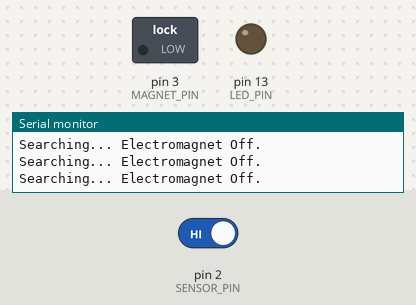
The sketch below on a simulated Arduino Uno, built with avr-gcc and run on an emulated ATmega328P. Shown: switched loads named in the sketch (green lamp = pin HIGH), output pins drawn as LEDs (lit = HIGH), the last lines printed to the serial monitor. The test bench sets the inputs (shaded band); at power-on: pin 2 (SENSOR_PIN) HIGH.

Above: at 1.2 s.
1.3 s: pin 2 (SENSOR_PIN) driven LOW
At 2.3 s:
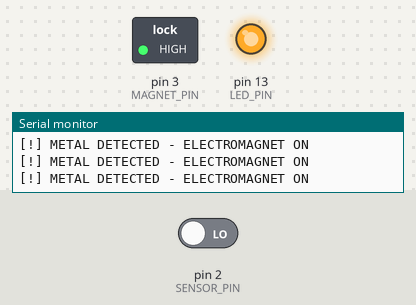
2.8 s: pin 2 (SENSOR_PIN) driven HIGH
At 3.6 s:
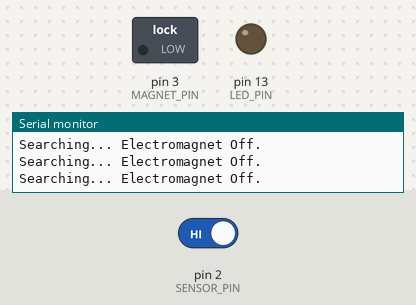
Timing chart, 0 to 5.8 s (numbered marks = the images above; inputs shaded):
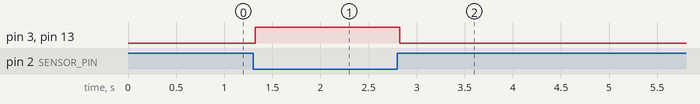

Measured:
- after the input at 1.3 s, pin 3 (MAGNET_PIN), pin 13 (LED_PIN): LOW → HIGH at once
- after the input at 2.8 s, pin 3 (MAGNET_PIN), pin 13 (LED_PIN): HIGH → LOW at once

The sketch:

inductiveandelectro.ino
```cpp
// Define Pin Allocations
const int SENSOR_PIN = 2; // Row 11: Heschen Proximity Sensor Input
const int LED_PIN = 13;   // Row 20: Breadboard LED Output
const int MAGNET_PIN = 3; // Keyestudio 'S' (Signal) Pin Input

void setup() {
  pinMode(SENSOR_PIN, INPUT);   // Read sensor state
  pinMode(LED_PIN, OUTPUT);      // Drive LED indicator
  pinMode(MAGNET_PIN, OUTPUT);   // Control Keyestudio Electromagnet

  Serial.begin(9600);
  Serial.println("System Online: Proximity Triggered Magnet Ready.");
}

void loop() {
  int sensorState = digitalRead(SENSOR_PIN);

  // For Heschen NPN NO Sensors: LOW means metal is detected
  if (sensorState == LOW) {
    digitalWrite(LED_PIN, HIGH);       // Turn on breadboard LED
    digitalWrite(MAGNET_PIN, HIGH);    // Activate Keyestudio Electromagnet
    Serial.println("[!] METAL DETECTED - ELECTROMAGNET ON");
  } else {
    digitalWrite(LED_PIN, LOW);        // Turn off breadboard LED
    digitalWrite(MAGNET_PIN, LOW);     // Deactivate Keyestudio Electromagnet
    Serial.println("Searching... Electromagnet Off.");
  }

  delay(100); // 100ms reading stability delay
}
```
